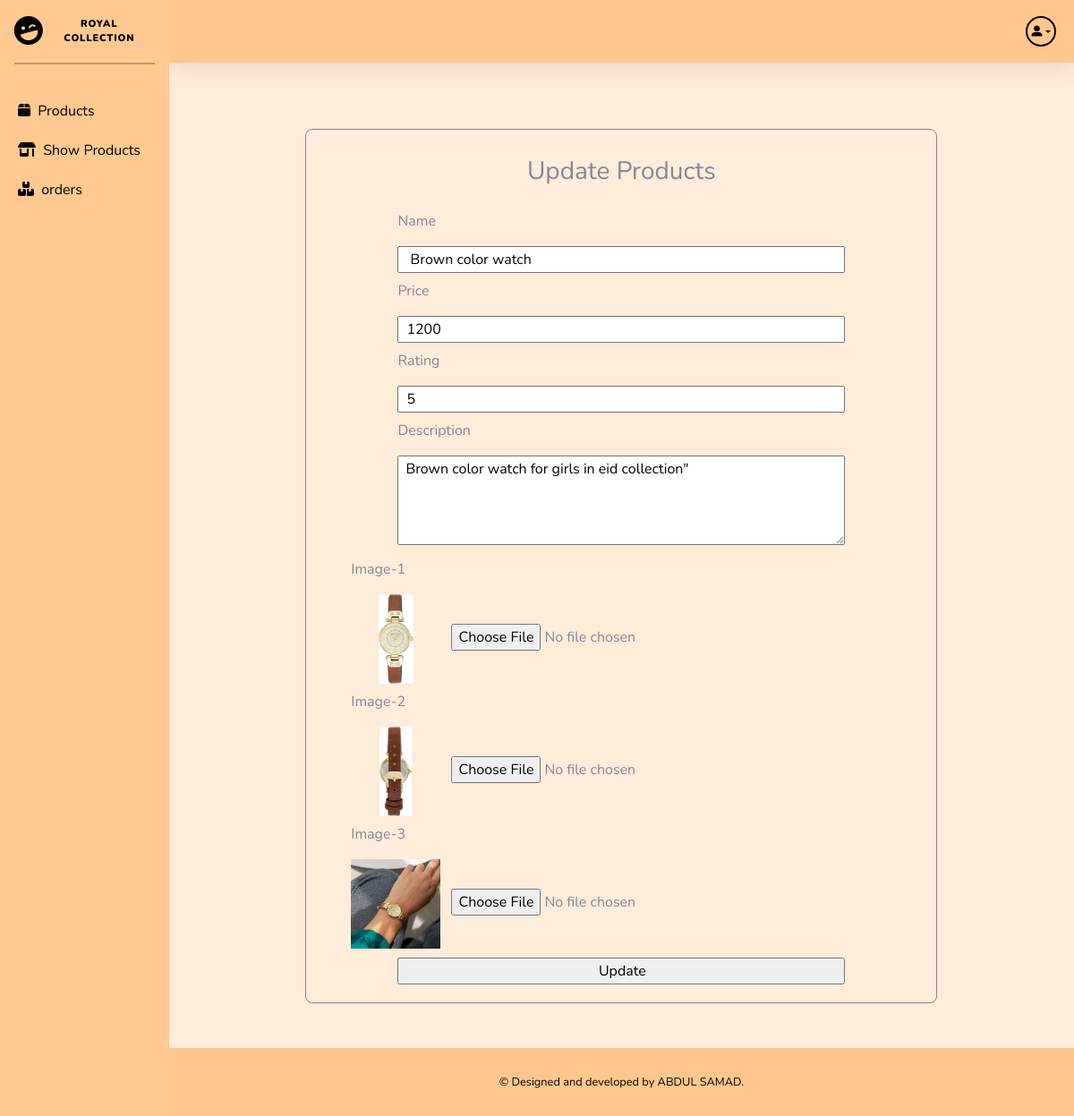
The app's page /admin/admin-update-fields.php?id=25 with its own data.
### tables this page shows
CREATE TABLE `products` (
  `product_id` int(11) NOT NULL,
  `product_name` varchar(255) NOT NULL,
  `product_price` varchar(255) NOT NULL,
  `product_rating` varchar(255) DEFAULT NULL,
  `product_img` text DEFAULT NULL,
  `product-img-2` text NOT NULL,
  `product-img-3` text NOT NULL,
  `product-desc` varchar(255) NOT NULL
);

### admin/admin-update-fields.php (the view, shortened to what this page needs)
<?php
    include 'includes/header.php';
    include 'includes/admin-sidebar.php';
    include 'includes/admin-navbar.php';
    include '../connection.php';
    if(isset($_GET['id'])){
        $product_id = $_GET['id'];
        $selectdata_for_update = "SELECT * FROM products WHERE product_id = '$product_id'";
        $select_for_update_query = mysqli_query($con,$selectdata_for_update);
        $fetch_data_for_update = mysqli_fetch_Assoc($select_for_update_query);
    }
?>
<section class="admin-product-form-section">
        <div class="admin-product-form-container">
            <div class="admin-product-from-heading">
                <h3>Update Products</h3>
            </div>
            <form action="" method="POST" enctype="multipart/form-data">
                <div class="admin-product-input-1">
                    <label for="">Name</label>
                    <input type="text"  id="" name="name" value=" <?php echo $fetch_data_for_update['product_name'] ;?>">
                </div>
                <div class="admin-product-input-2">
                    <label for="">Price</label>
                    <input type="number" id="" name="price" value="<?php echo $fetch_data_for_update['product_price'];?>">
                </div>
                <div class="admin-product-input-3">
                    <label for="">Rating</label>
                    <input type="number" id="" name="rating" value="<?php echo $fetch_data_for_update['product_rating'];?>">
                </div>
                <div class="admin-product-input-7">
                    <label for="">Description</label>
                    <textarea type="text"  id="" name="desc"><?php echo $fetch_data_for_update['product-desc'] ;?>"</textarea>
                </div>
                <div class="admin-product-input-4">
                    <label for="">Image-1</label>
                        <?php
                        if(!empty($fetch_data_for_update['product_img'])):?>
                            <img src="<?php echo $fetch_data_for_update['product_img']; ?>"alt="" style="width:100px; height:100px; object-fit:contain;">
                        <?php endif; ?>
                    <input type="file"  id="" class="file-input" name="img1">
                </div>
                <div class="admin-product-input-5">
                    <label for="">Image-2</label>
                        <?php
                        if(!empty($fetch_data_for_update['product-img-2'])):?>
                            <img src="<?php echo $fetch_data_for_update['product-img-2']; ?>"alt="" style="width:100px; height:100px; object-fit:contain;">
                        <?php endif; ?>
                    <input type="file"  id="" class="file-input"  name="img2">
                </div>
                <div class="admin-product-input-6">
                    <label for="">Image-3</label>
                        <?php
                        if(!empty($fetch_data_for_update['product-img-3'])):?>
                            <img src="<?php echo $fetch_data_for_update['product-img-3']; ?>"alt="" style="width:100px; height:100px; object-fit:contain;">
                        <?php endif; ?>
                    <input type="file" id="" class="file-input"  name="img3">
                </div>
                <div class="admin-product-input-8">
                    <input type="submit" name="update" id="" value="Update">
                </div>
            </form>
        </div>
    </section>
<?php
    include 'includes/admin-footer.php';
?>

### records on screen
products: name "Brown color watch", price "1200", rating "5", desc "Brown color watch for girls in eid collection\"", product_img (picture), value (picture)
